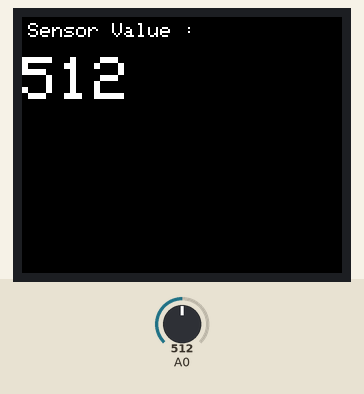
Bench run of a sketch on a simulated Arduino Uno, built with avr-gcc and run on an emulated ATmega328P. On the bench: 160×128 colour display. The test bench sets the inputs (shaded band); at power-on: A0 = 512.

Above: at 1.2 s.
1.3 s: A0 set to 716
At 1.9 s:
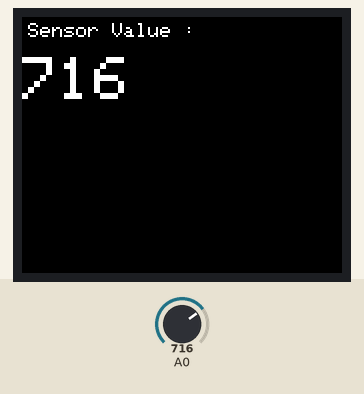
3.0 s: A0 set to 900
At 3.4 s:
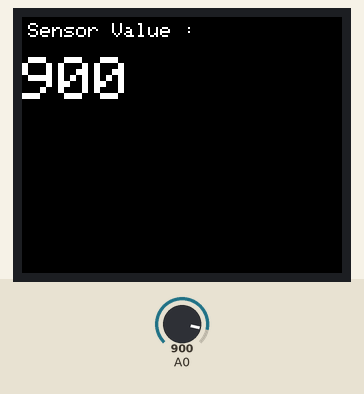
4.5 s: A0 set to 1023
At 4.9 s:
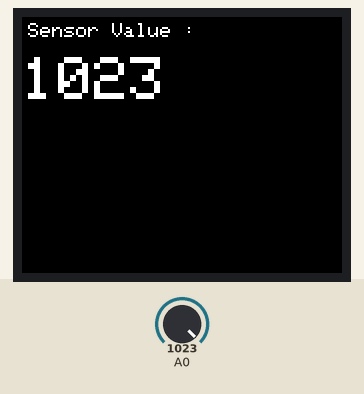
Timing chart, 0 to 7.5 s (numbered marks = the images above; inputs shaded):
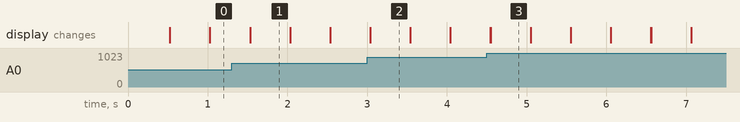

Measured:
- after the input at 1.3 s, the display: first differs from a run without the input after 0.23 s (image 1)
- after the input at 3.0 s, the display: first differs from a run without the input at once (image 2)
- after the input at 4.5 s, the display: first differs from a run without the input after 0.05 s (image 3)
- what the display in image 1 shows lasts 0.5 s, from 1.5 s to 2.0 s

The sketch:

CW6.ino
```cpp
#include <TFT.h>
#include <SPI.h>
#define cs 10
#define dc 9
#define rst 8
TFT TFTscreen = TFT(cs, dc, rst);
// создадим массив для вывода на экран значений
char sensorPrintout[5];
void setup() {
// инициализируем экран
TFTscreen.begin();
// ставим черный фон
TFTscreen.background(0, 0, 0);
// пишем текст на экран белого цвета
TFTscreen.stroke(255, 255, 255);
// задаем размер текста
TFTscreen.setTextSize(1);
// передвигаем курсор в левый верхний угол, чтобы начать писать оттуда
TFTscreen.text("Sensor Value :\n ", 3, 3);
// задаем размер текста для значений с потенциометра
TFTscreen.setTextSize(3);
}
void loop() {
// считываем значения с потенциометра в переменную типа string
String sensorVal = String(analogRead(A0));
// преобразуем полученную строку в массив символов
sensorVal.toCharArray(sensorPrintout, 5);
TFTscreen.stroke(255, 255, 255);
// выводим значения на экран
TFTscreen.text(sensorPrintout, 0, 20);
delay(250);
TFTscreen.stroke(0, 0, 0);
TFTscreen.text(sensorPrintout, 0, 20);
}
```
